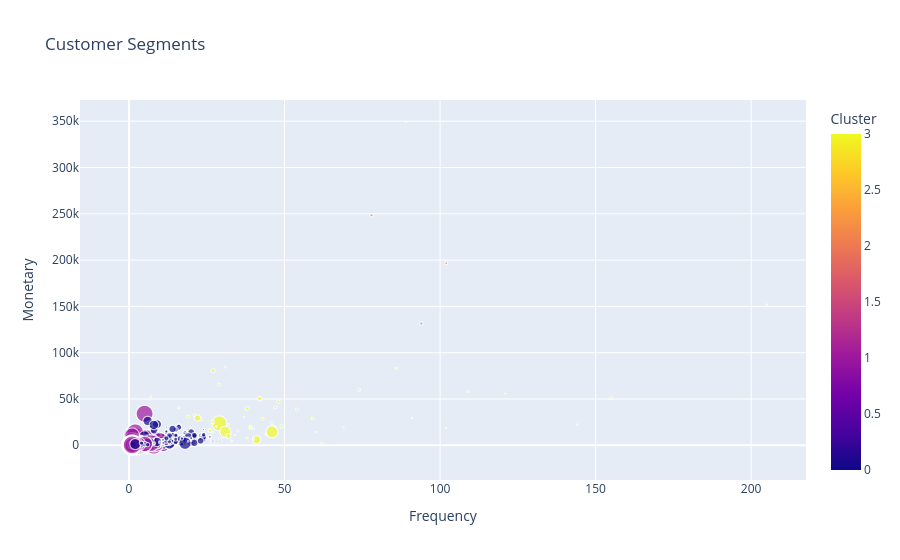

Notebook source saved alongside this figure:
### Code cell
fig = px.scatter(
    rfm_df,
    x="Frequency",
    y="Monetary",
    color="Cluster",
    size="Recency",
    hover_data=["CustomerID"],
    title="Customer Segments"
)

fig.show()

### Figure 1 — Plotly figure (JSON) as saved in the notebook; plotly's stock layout.template omitted (floating-point values rounded to 4 significant figures; data arrays with more than 128 entries replaced by an {"elided": "..."} marker saying what was removed)
{"data": [{"customdata": {"elided": "4312x1 int values"}, "hovertemplate": "Frequency=%{x}<br>Monetary=%{y}<br>Recency=%{marker.size}<br>CustomerID=%{customdata[0]}<br>Cluster=%{marker.color}<extra></extra>", "legendgroup": "", "marker": {"color": {"elided": "4312 int values"}, "coloraxis": "coloraxis", "size": {"elided": "4312 int values"}, "sizemode": "area", "sizeref": 0.935, "symbol": "circle"}, "mode": "markers", "name": "", "showlegend": false, "type": "scattergl", "x": {"elided": "4312 int values"}, "xaxis": "x", "y": {"elided": "4312 float values"}, "yaxis": "y"}], "layout": {"coloraxis": {"colorbar": {"title": {"text": "Cluster"}}, "colorscale": [[0, "#0d0887"], [0.1111, "#46039f"], [0.2222, "#7201a8"], [0.3333, "#9c179e"], [0.4444, "#bd3786"], [0.5556, "#d8576b"], [0.6667, "#ed7953"], [0.7778, "#fb9f3a"], [0.8889, "#fdca26"], [1, "#f0f921"]]}, "legend": {"itemsizing": "constant", "tracegroupgap": 0}, "title": {"text": "Customer Segments"}, "xaxis": {"anchor": "y", "domain": [0, 1], "title": {"text": "Frequency"}}, "yaxis": {"anchor": "x", "domain": [0, 1], "title": {"text": "Monetary"}}}}
